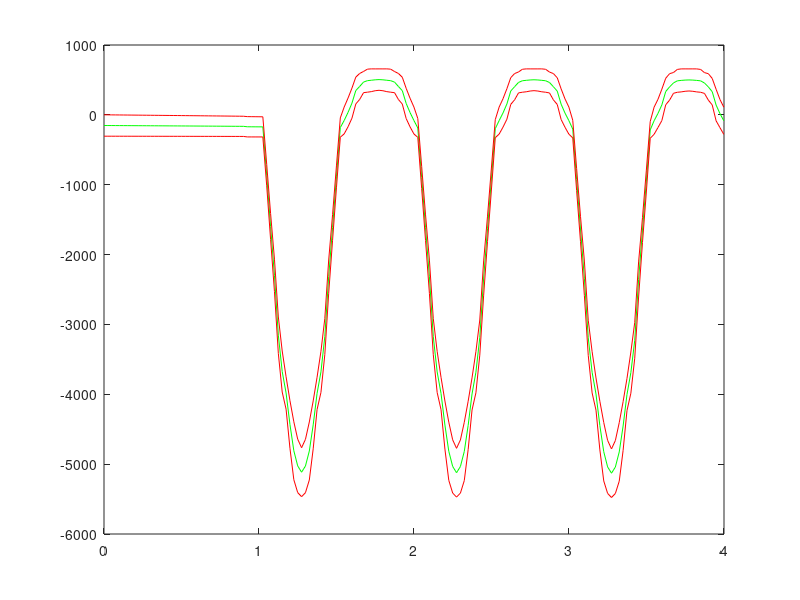

Recreate this plot in MATLAB.
M=importdata('GL.dat');

figure

diy=365.15;

plot(diy*M(:,1),M(:,2),'g')
hold on

plot(diy*M(:,1),M(:,2)+M(:,3),'r')
plot(diy*M(:,1),M(:,2)-M(:,3),'r')